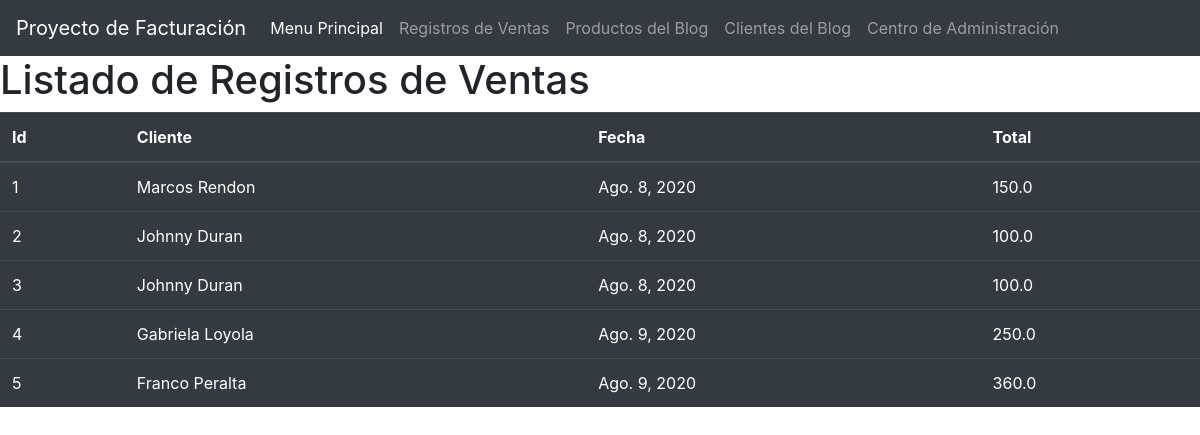
Page /listarfactura/ on the committed database.
### Factura/models.py (models this page shows, shortened)
class Factura(models.Model):
    cliente = models.ForeignKey(Cliente, on_delete=models.CASCADE)
    fecha = models.DateField()
    total = models.FloatField(default=0)
    creacion = models.DateTimeField(
        auto_now_add=True, verbose_name="Fecha Creacion", null= True)
    modificacion = models.DateTimeField(
        auto_now=True, verbose_name="Fecha Modificacion", null= True)
    class Meta:
        verbose_name = 'Factura'
        verbose_name_plural = 'Facturas'
        ordering = ['-creacion']

class Cliente(models.Model):
    ruc = models.CharField(max_length=13)
    nombre = models.CharField(max_length=300)
    direccion = models.TextField(blank=True, null=True)
    producto = models.ManyToManyField(Producto)
    creacion = models.DateTimeField(
        auto_now_add=True, verbose_name="Fecha Creacion", null= True)
    modificacion = models.DateTimeField(
        auto_now=True, verbose_name="Fecha Modificacion", null= True)
    class Meta:
        verbose_name = 'Cliente'
        verbose_name_plural = 'Clientes'
        ordering = ['-creacion']
    def __str__(self):
        return self.nombre

### Factura/views.py (the view)
# urls.py: path('listarfactura/', listarFactura, name='listarfactura'),
def listarFactura(request):
    factura = Factura.objects.all()
    opciones = {'Menu': 'Menu Principal',
                'Ventas': 'Registros de Ventas',
                'Producto': 'Productos del Blog',
                'Cliente': 'Clientes del Blog',
                'Administracion': 'Centro de Administración',
                'facturas': factura}
    return render(request, 'listar_factura.html', opciones)

### templates/listar_factura.html (shortened to what this page needs)
<!DOCTYPE html>
<html lang="en">
<head>
    {% load static %}
    <link href="{% static 'bootstrap/css/bootstrap.min.css' %}" rel="stylesheet">
    <nav class= "navbar navbar-expand-lg navbar-dark bg-dark">
        <a class="navbar-brand" >Proyecto de Facturación</a>
        <div class="collapse navbar-collapse" id="navbarNav">
            <ul class="navbar-nav">
                <l1 class="nav-item active">
                    <a class="nav-link" href='/'>{{ Menu}}<span class="sr-only">(current)</span></a>
                </l1>
                <l1 class="nav-item">
                    <a class="nav-link" href='/listarfactura'>{{ Ventas }}</a>
                </l1>
                <l1 class="nav-item">
                    <a class="nav-link" href='/listarproducto'>{{ Producto }}</a>
                </l1>
                <l1 class="nav-item">
                    <a class="nav-link" href='/listarcliente'>{{ Cliente }}</a>
                </l1>
                <l1 class="nav-item">
                    <a class="nav-link" href='/admin'>{{ Administracion }}</a>
                </l1>
            </ul>
        </div>
    </nav>
</head>
<body>
    <h1>Listado de {{Ventas}}</h1>
    <table class="table table-hover table-dark">
        <thead>
            <tr>
                <th>Id</th>
                <th>Cliente</th>
                <th>Fecha</th>
                <th>Total</th>
            </tr>
        </thead>
        <body>
            {% for f in facturas %}
            <tr>
                <td>{{ f.id }}</td>
                <td>{{ f.cliente }}</td>
                <td>{{ f.fecha }}</td>
                <td>{{ f.total }}</td>
            </tr>
            {% endfor %}
        </body>
    </table>
</body>
</html>

### rows in the picture
Factura: id "1", cliente "Marcos Rendon", fecha "Ago. 8, 2020", total "150.0"
Factura: id "2", cliente "Johnny Duran", fecha "Ago. 8, 2020", total "100.0"
Factura: id "3", cliente "Johnny Duran", fecha "Ago. 8, 2020", total "100.0"
Factura: id "4", cliente "Gabriela Loyola", fecha "Ago. 9, 2020", total "250.0"
Factura: id "5", cliente "Franco Peralta", fecha "Ago. 9, 2020", total "360.0"

### other values in the picture
{{ Menu }} "Menu Principal"
{{ Ventas }} "Registros de Ventas"
{{ Producto }} "Productos del Blog"
{{ Cliente }} "Clientes del Blog"
{{ Administracion }} "Centro de Administración"
